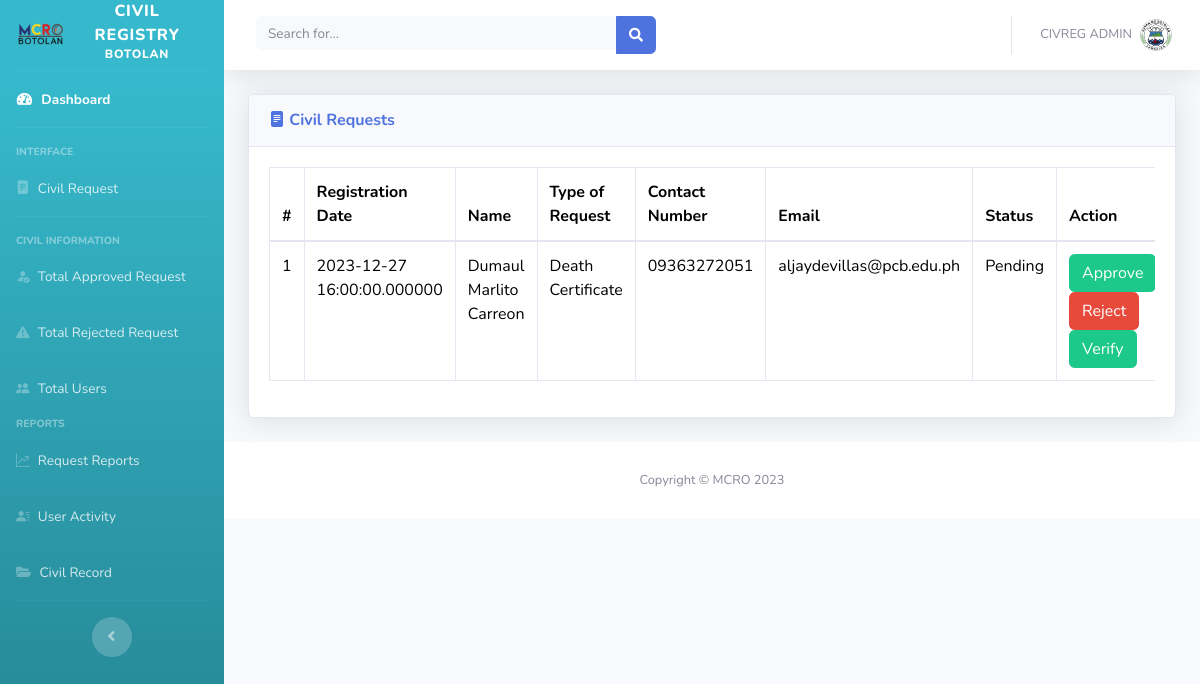
Page /manage_request.php on the committed database.
### tables this page shows
CREATE TABLE `reqtracking_tbl` (
  `request_id` int(11) NOT NULL,
  `type_request` varchar(100) NOT NULL,
  `registration_date` timestamp(6) NOT NULL DEFAULT current_timestamp(6) ON UPDATE current_timestamp(6),
  `registrar_name` varchar(100) NOT NULL,
  `user_id` int(11) DEFAULT NULL,
  `status` varchar(100) NOT NULL
);

CREATE TABLE `users` (
  `id_user` int(100) NOT NULL,
  `u_ln` varchar(100) NOT NULL,
  `u_fn` varchar(100) NOT NULL,
  `u_mn` varchar(100) NOT NULL,
  `username` varchar(100) NOT NULL,
  `email` varchar(100) NOT NULL,
  `password` varchar(100) NOT NULL,
  `contact_no` varchar(100) NOT NULL,
  `create_datetime` timestamp(6) NOT NULL DEFAULT current_timestamp(6) ON UPDATE current_timestamp(6),
  `house_no` varchar(100) NOT NULL,
  `street_brgy` varchar(100) NOT NULL,
  `city_municipality` varchar(100) NOT NULL,
  `province` varchar(100) NOT NULL,
  `usertype` varchar(100) NOT NULL,
  `code` text NOT NULL
);

### manage_request.php (the view, shortened to what this page needs)
<?php
include('includes/header.php');
include('includes/navbar.php');
?>
<div class="container-fluid">
    <div class="card shadow mb-4">
        <div class="card-header py-3">
            <h6 class="m-0 font-weight-bold text-primary"><i class="bi bi-file-text-fill"></i> Civil Requests</h6>
        </div>
        <div class="card-body">
            <div class="table-responsive">
                <table class="table table-bordered" id="dataTable" width="100%" cellspacing="0">
                    <thead thead-light>
                        <tr>
                            <th>#</th>
                            <th>Registration Date</th>
                            <th>Name</th>
                            <th>Type of Request</th>
                            <th>Contact Number</th>
                            <th>Email</th>
                            <th>Status</th>
                            <th>Action</th>
                        </tr>
                    </thead>
                    <tbody>
                        <?php
                        require('db.php');
                        $query = "SELECT * FROM reqtracking_tbl WHERE status != 'Approved'";
                        $query_run = mysqli_query($conn, $query);
                        $row_number = 1;
                        if (mysqli_num_rows($query_run) > 0) {
                            while ($row = mysqli_fetch_assoc($query_run)) {
                                $id_user = $row['user_id'];
                                $query1= "SELECT * FROM users WHERE id_user = $id_user";
                                $query_run1 = mysqli_query($conn, $query1);
                                $row1 = mysqli_fetch_assoc($query_run1)
                                ?>
                                <tr>
                                    <td><?php echo $row_number; ?></td>
                                    <td><?php echo $row['registration_date']; ?></td>
                                    <td><?php echo $row['registrar_name']; ?></td>
                                    <td><?php echo $row['type_request']; ?></td>
                                    <td><?php echo $row1['contact_no']; ?></td>
                                    <td><?php echo $row1['email']; ?></td>
                                    <td><?php echo $row['status']; ?></td>
                                   <td>
                                    <form action="" method="post">
                                        <button type="submit" name="send_sms_btn" class="btn btn-success approve-button" data-bs-toggle="modal" data-bs-target="#approveModal_<?php echo $row['request_id']; ?>">Approve</button>
                                       </form>
                                    <form action="request_reject.php" method="post">
                                         <button type="button" name="reject_btn" class="btn btn-danger" data-bs-toggle="modal" data-bs-target="#rejectModal_<?php echo $row['request_id']; ?>">Reject</button>
                                        </form>
                                        <a href="birth_verify_request.php?type=<?php echo $row['type_request']; ?>&id_user=<?php echo $row['user_id']; ?>" class="btn btn-success">Verify</a>
                                    </td>
                                </tr>
                                <?php
                                $row_number++;
                            }
                        } else {
                            echo "No Record Found";
                        }
                        ?>
                    </tbody>
                </table>
            </div>
        </div>
    </div>
</div>
            <footer class="sticky-footer bg-white">
                <div class="container my-auto">
                    <div class="copyright text-center my-auto">
                        <span>Copyright &copy; MCRO 2023</span>
                    </div>
                </div>
            </footer>
<?php
include('includes/script.php');
include('includes/footer.php');
?>

### rows in the picture
reqtracking_tbl: registration_date "2023-12-27 16:00:00.000000", registrar_name "Dumaul Marlito Carreon", type_request "Death Certificate", user.contact_no "09363272051", user.email "aljaydevillas@pcb.edu.ph", status "Pending"
